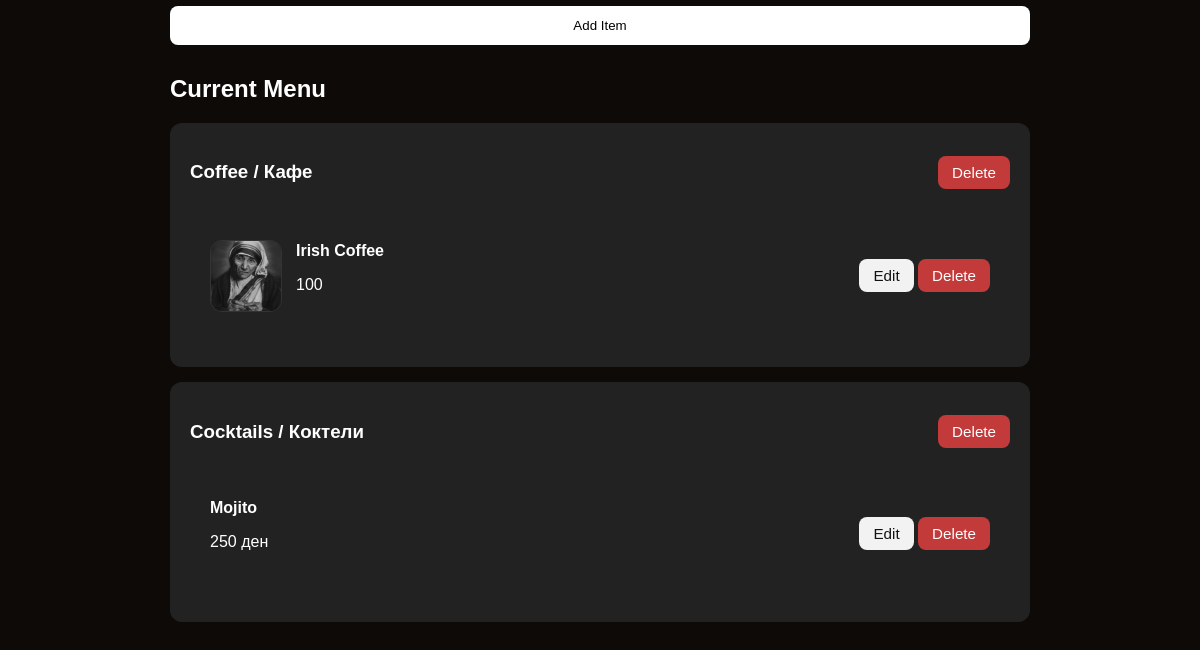
Before: /admin (signed in, lower part) with the older database file.
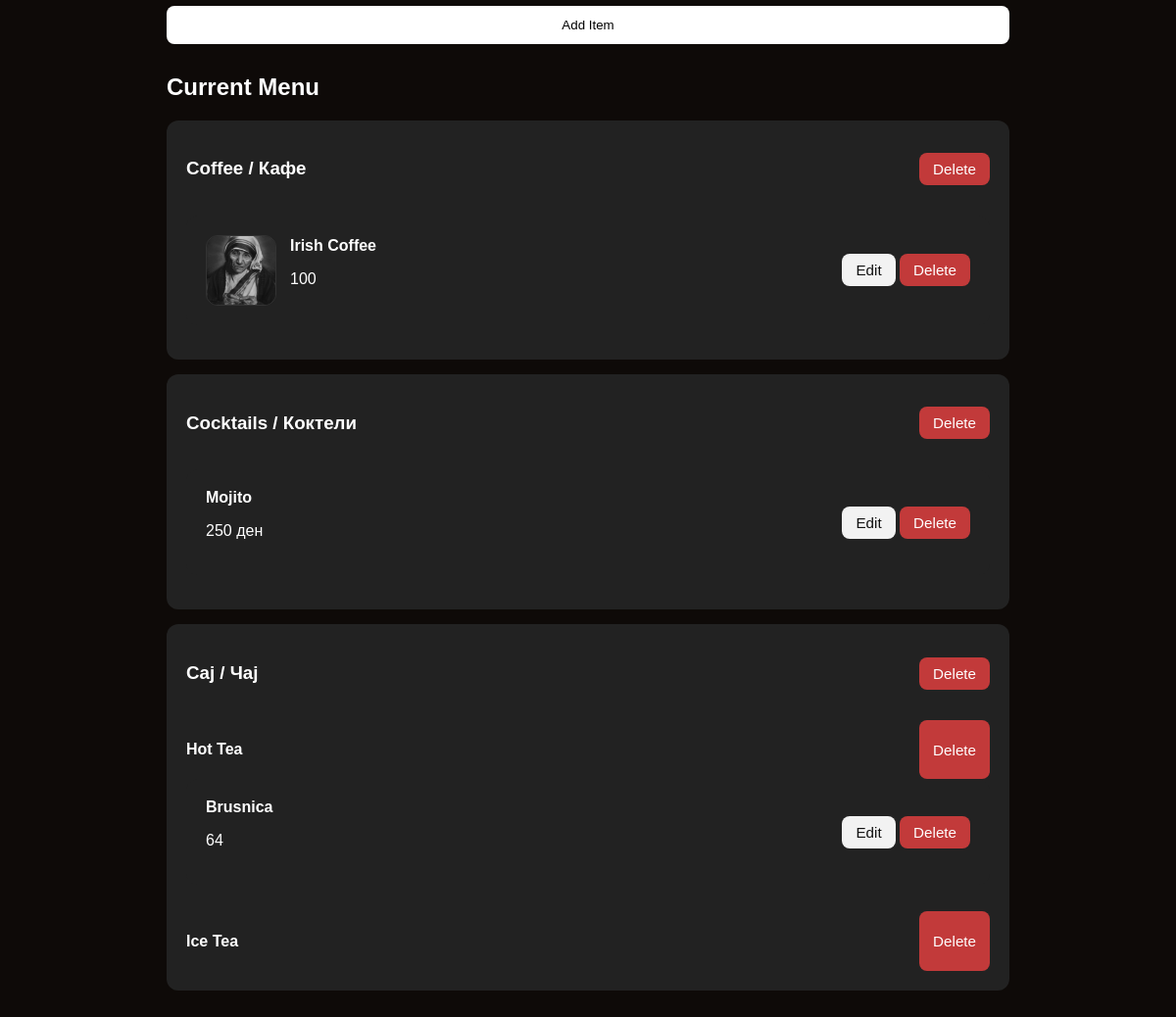
After: the same page with the newer database file.
### tables this page shows
CREATE TABLE categories (
            id TEXT PRIMARY KEY,
            name_en TEXT NOT NULL,
            name_mk TEXT NOT NULL
        );

CREATE TABLE items (
            id TEXT PRIMARY KEY,
            category_id TEXT,
            subcategory_id TEXT,
            name_en TEXT NOT NULL,
            name_mk TEXT NOT NULL,
            description_en TEXT DEFAULT '',
            description_mk TEXT DEFAULT '',
            price TEXT DEFAULT '',
            image TEXT DEFAULT '',
            featured INTEGER DEFAULT 0,
            FOREIGN KEY (category_id) REFERENCES categories(id) ON DELETE CASCADE,
            FOREIGN KEY (subcategory_id) REFERENCES subcategories(id) ON DELETE CASCADE
        );

CREATE TABLE subcategories (
            id TEXT PRIMARY KEY,
            category_id TEXT NOT NULL,
            name_en TEXT NOT NULL,
            name_mk TEXT NOT NULL,
            FOREIGN KEY (category_id) REFERENCES categories(id) ON DELETE CASCADE
        );

### app.py (the view)
@app.route("/admin")
@api_login_required
def admin():
    data = load_data()
    return render_template("admin.html", data=data)

### app.py (called while the page is built)
def get_db():
    conn = sqlite3.connect(DATABASE)
    conn.row_factory = sqlite3.Row
    conn.execute("PRAGMA foreign_keys = ON")
    return conn

def row_to_item(row):
    return {
        "id": row["id"],
        "name_en": row["name_en"],
        "name_mk": row["name_mk"],
        "description_en": row["description_en"],
        "description_mk": row["description_mk"],
        "price": row["price"],
        "image": row["image"],
        "featured": bool(row["featured"]),
    }

def api_login_required(func):
    @wraps(func)
    def wrapper(*args, **kwargs):
        if not session.get("admin_logged_in"):
            return redirect(url_for("login"))
        return func(*args, **kwargs)
    return wrapper

### templates/admin.html (shortened to what this page needs)
<!DOCTYPE html>
<html lang="en">
<head>
    <link rel="stylesheet" href="{{ url_for('static', filename='style.css') }}">
</head>
<body>
<main class="admin-panel">
<section>
    <form action="/api/items" method="POST" enctype="multipart/form-data">
        <button type="submit">Add Item</button>
    </form>
</section>
<section>
    <h2>Current Menu</h2>
    {% for category in data.categories %}
    <div class="admin-category">
        <div class="admin-category-header">
            <h3>{{ category.name_en }} / {{ category.name_mk }}</h3>
            <button class="small danger delete-category"
                    data-category-id="{{ category.id }}">
                Delete
            </button>
        </div>
        <div class="admin-category-items">
            {% for item in category["items"] %}
            <div class="admin-item">
                <div class="admin-item-main">
                    {% if item.image %}
                    <img class="admin-item-image"
                         src="{{ url_for('static', filename=item.image) }}">
                    {% endif %}
                    <div>
                        <strong>{{ item.name_en }}</strong>
                        <p>{{ item.price }}</p>
                    </div>
                </div>
                <div>
                    <button class="small edit-item" data-item-id="{{ item.id }}">Edit</button>
                    <button class="small danger delete-item" data-item-id="{{ item.id }}">Delete</button>
                </div>
            </div>
            {% endfor %}
            {% for sub in category["subcategories"] %}
            <div class="admin-subcategory">
                <div style="display:flex; justify-content:space-between;">
                    <h4>{{ sub.name_en }}</h4>
                    <button class="small danger delete-subcategory"
                            data-subcategory-id="{{ sub.id }}">
                        Delete
                    </button>
                </div>
                {% for item in sub["items"] %}
                <div class="admin-item">
                    <div class="admin-item-main">
                        <div>
                            <strong>{{ item.name_en }}</strong>
                            <p>{{ item.price }}</p>
                        </div>
                    </div>
                    <div>
                        <button class="small edit-item" data-item-id="{{ item.id }}">Edit</button>
                        <button class="small danger delete-item" data-item-id="{{ item.id }}">Delete</button>
                    </div>
                </div>
                {% endfor %}
            </div>
            {% endfor %}
        </div>
    </div>
    {% endfor %}
</section>
</main>
</body>
</html>

### static/style.css (style rules this page uses)
:root { --accent-color: #d29b52; }
html { scroll-behavior: smooth; }
* { box-sizing: border-box; }
body { margin: 0; font-family: Arial, sans-serif; background: #0e0a08; color: white; }
.button, button { padding: 12px 20px; border: none; background: white; color: black; cursor: pointer; border-radius: 8px; }
.small { padding: 8px 14px; border-radius: 8px; font-size: 0.95rem; border: none; cursor: pointer; background: #f2f2f2; color: #111; }
.small.danger { background: #c23a3a; color: white; }
.admin-category-header { display: flex; justify-content: space-between; align-items: center; gap: 16px; margin-bottom: 18px; }
.admin-category-items { display: grid; gap: 12px; }
.admin-item { display: flex; justify-content: space-between; align-items: center; gap: 12px; flex-wrap: wrap; }
.admin-item-main { display: flex; align-items: center; gap: 14px; min-width: 0; }
.admin-item-image { width: 72px; height: 72px; object-fit: cover; border-radius: 12px; border: 1px solid #333; }
.featured, .menu, .admin-panel, .admin-login { padding: 40px 20px; max-width: 900px; margin: auto; }
.featured-card, .menu-item, .admin-category, .admin-item { background: #222; padding: 20px; border-radius: 12px; margin-bottom: 15px; }
form { display: grid; gap: 12px; margin-bottom: 30px; }
html { scroll-behavior: smooth; scroll-padding-top: 90px; }

Changed rows visible on the page:
added categories: name_en "Caj", name_mk "Чај"
added subcategories: name_en "Hot Tea"
added items: name_en "Brusnica", price "64", shown under "Hot Tea"
added subcategories: name_en "Ice Tea"
